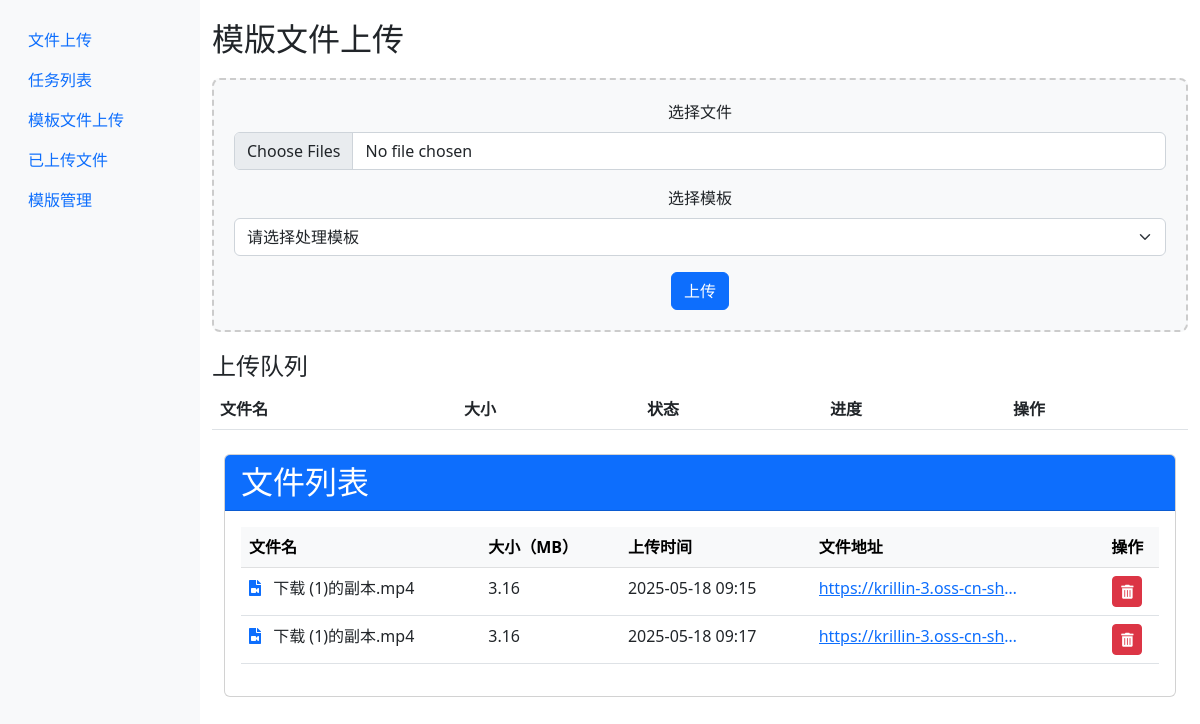
The page /templates on the database as committed earlier.
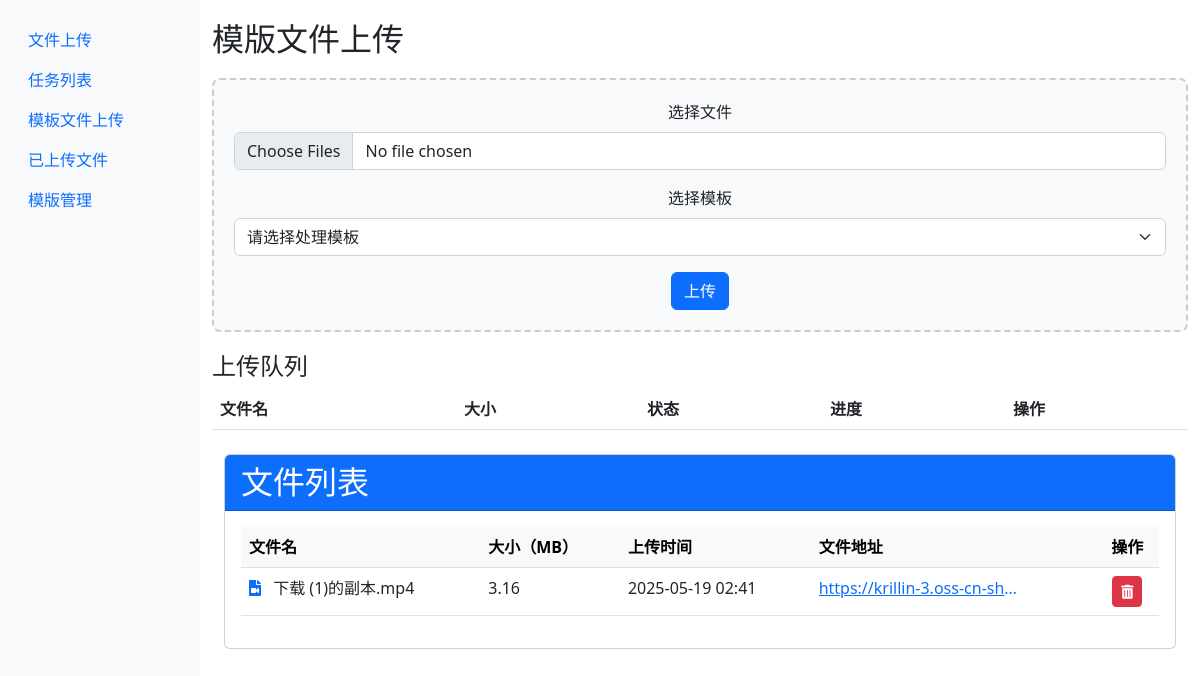
The same page on the database as committed later.
### models.py (models this page shows, shortened)
class Template(db.Model):
    id = db.Column(db.Integer, primary_key=True)
    filename = db.Column(db.String(100), nullable=False)  # 原始文件名
    oss_url = db.Column(db.String(255), unique=True)      # OSS 文件访问地址
    upload_time = db.Column(db.DateTime, default=datetime.utcnow) # 上传时间
    size = db.Column(db.Integer)                          # 文件大小（字节）
    description = db.Column(db.String(200))               # 可选：文件描述

### app.py (the view)
@app.route('/templates')
def templates():
    files = Template.query.all()
    return render_template('templates.html', files=files)

### templates/templates.html (shortened to what this page needs)
{% extends "base.html" %}
{% block content %}
<div class="upload-container">
    <h2>模版文件上传</h2>
    <div class="upload-area" id="dropZone">
        <form id="uploadForm" enctype="multipart/form-data">
            <div class="mb-3">
                <label for="fileInput" class="form-label">选择文件</label>
                <input type="file" class="form-control" id="fileInput" multiple accept="video/*">
            </div>
            <div class="mb-3">
                <label for="templateSelect" class="form-label">选择模板</label>
                <select class="form-select" id="templateSelect">
                    <option value="">请选择处理模板</option>
                </select>
            </div>
            <button type="submit" class="btn btn-primary">上传</button>
        </form>
    </div>
    <div id="fileList" class="mt-3">
        <h4>上传队列</h4>
        <table class="table">
            <thead>
                <tr>
                    <th>文件名</th>
                    <th>大小</th>
                    <th>状态</th>
                    <th>进度</th>
                    <th>操作</th>
                </tr>
            </thead>
        </table>
    </div>
</div>
<div class="container mt-4">
    <div class="card">
        <div class="card-header bg-primary text-white d-flex justify-content-between align-items-center">
            <h2 class="mb-0">文件列表</h2>
        </div>
        <div class="card-body">
            <div class="table-responsive">
                <table class="table table-hover">
                    <thead class="table-light">
                        <tr>
                            <th>文件名</th>
                            <th>大小（MB）</th>
                            <th>上传时间</th>
                            <th>文件地址</th>
                            <th class="text-center">操作</th>
                        </tr>
                    </thead>
                    <tbody>
                        {% for file in files %}
                        <tr>
                            <td>
                                <i class="fas fa-file-video text-primary me-2"></i>
                                {{ file.filename }}
                            </td>
                            <td>{{ (file.size / (1024*1024))|round(2) }}</td>
                            <td>{{ file.upload_time.strftime('%Y-%m-%d %H:%M') }}</td>
                            <td>
                                <a href="{{ file.oss_url }}" target="_blank" class="text-truncate d-inline-block" style="max-width: 200px;" title="{{ file.oss_url }}">
                                    {{ file.oss_url }}
                                </a>
                            </td>
                            <td class="text-center">
                                <form method="post" action="/api/upload/templates/delete//{{ file.id }}" class="d-inline">
                                    <button type="submit" class="btn btn-danger btn-sm"
                                            onclick="return confirm('确定要删除这个文件吗?')"
                                            title="删除文件">
                                        <i class="fas fa-trash-alt"></i>
                                    </button>
                                </form>
                            </td>
                        </tr>
                        {% endfor %}
                    </tbody>
                </table>
            </div>
        </div>
    </div>
</div>
<link rel="stylesheet" href="https://cdnjs.cloudflare.com/ajax/libs/font-awesome/5.15.4/css/all.min.css">
{% endblock %}

Rows that differ between the two databases and show on the page:
removed Template: filename "下载 (1)的副本.mp4", (file.size/(1024*1024))|round(2) "3.16", upload_time "2025-05-18 09:17", oss_url "https://krillin-3.oss-cn-sh…"
changed Template "下载 (1)的副本.mp4": upload_time "2025-05-18 09:15" → "2025-05-19 02:41"
